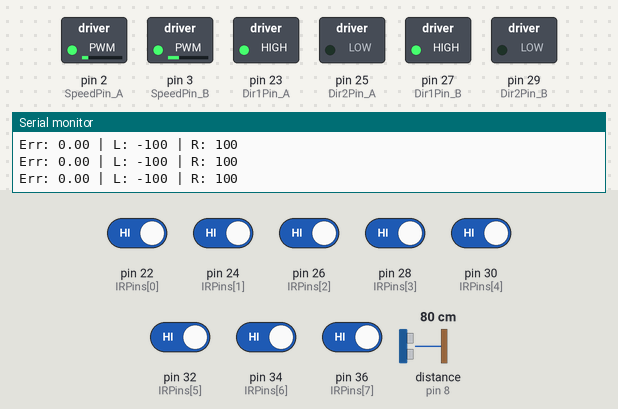
A sketch run on a simulated Arduino Mega 2560, built with avr-gcc and run on an emulated ATmega2560. Shown: switched loads named in the sketch (green lamp = pin HIGH), the last lines printed to the serial monitor. Wiring (inferred from the names in the program): ultrasonic range finder: trigger pin 9; echo pin 8. The inputs (shaded band) are chosen by the test bench; at power-on: pin 22 (IRPins[0]), pin 24 (IRPins[1]), pin 26 (IRPins[2]), pin 28 (IRPins[3]), pin 30 (IRPins[4]), pin 32 (IRPins[5]), pin 34 (IRPins[6]), pin 36 (IRPins[7]) HIGH, distance to the obstacle (sensor on pin 8) 80 cm. The echo pulse lasts 58.3 µs per cm; pins used as bus, display or sensor lines are not drawn.

Above: at 1.2 s.
1.3 s: distance to the obstacle (sensor on pin 8) set to 22 cm
4.3 s: distance to the obstacle (sensor on pin 8) set to 18 cm
At 4.7 s:
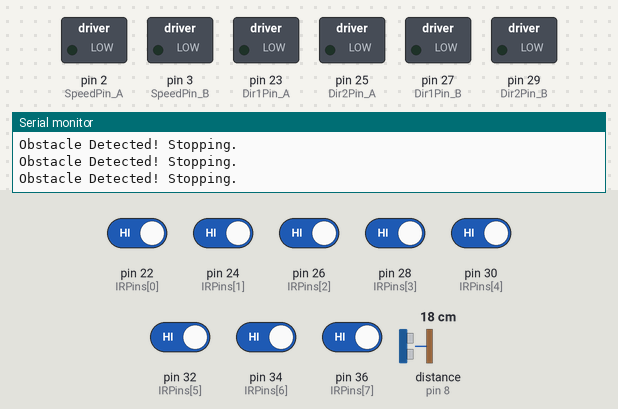
5.8 s: distance to the obstacle (sensor on pin 8) set to 35 cm
At 6.9 s:
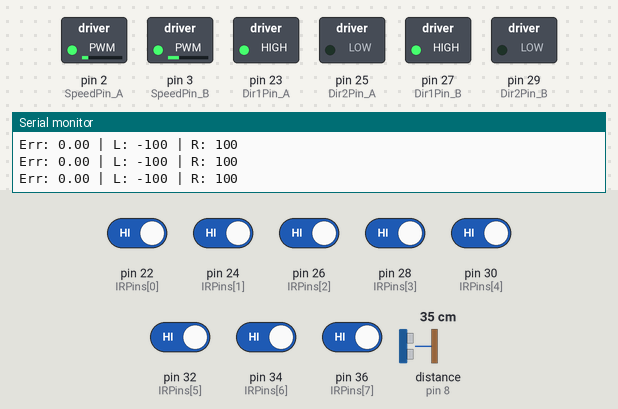
7.3 s: pin 22 (IRPins[0]) driven LOW
At 7.9 s:
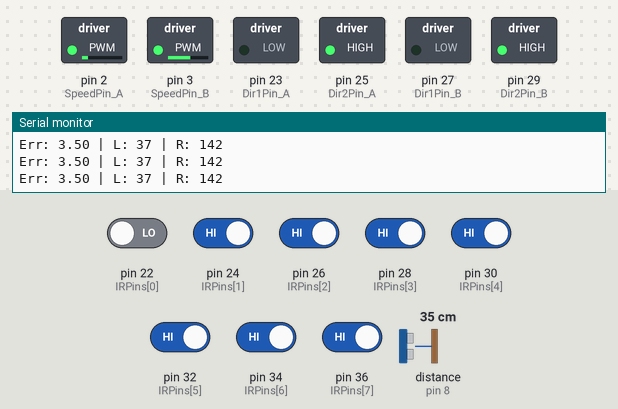
8.8 s: pin 26 (IRPins[2]) driven LOW
11.8 s: pin 32 (IRPins[5]) driven LOW
Timing chart, 0 to 14.8 s (numbered marks = the images above; inputs shaded):
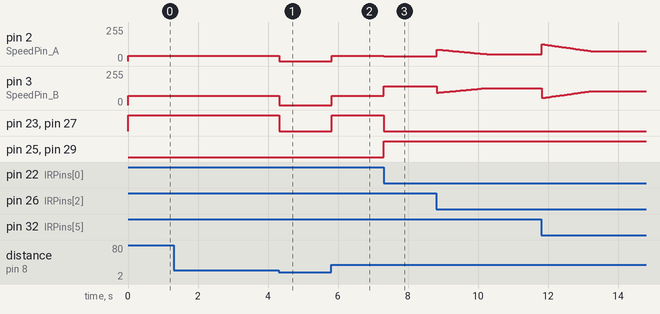

Measured:
- the behaviour switches between 21 and 20 cm on distance to the obstacle (sensor on pin 8) (found by bisection; images 0 and 1)
- after the input at 4.3 s, pin 2 (SpeedPin_A): 40/255 → 0/255 at once; pin 3 (SpeedPin_B): 70/255 → 0/255 at once; pin 23 (Dir1Pin_A), pin 27 (Dir1Pin_B): HIGH → LOW at once
- after the input at 5.8 s, pin 2 (SpeedPin_A): 0/255 → 40/255 at once; pin 3 (SpeedPin_B): 0/255 → 70/255 at once; pin 23 (Dir1Pin_A), pin 27 (Dir1Pin_B): LOW → HIGH at once
- after the input at 7.3 s, pin 2 (SpeedPin_A): 40/255 → 37/255 at once; pin 3 (SpeedPin_B): 70/255 → 142/255 at once; pin 23 (Dir1Pin_A), pin 27 (Dir1Pin_B): HIGH → LOW at once; pin 25 (Dir2Pin_A), pin 29 (Dir2Pin_B): LOW → HIGH at once

The sketch:

hw3_baseline.ino
```cpp
// --- Pin Definitions ---

const int IRPins[8] = {22, 24, 26, 28, 30, 32, 34, 36};
const int Dir1Pin_A = 23; // Left Motor Direction 1
const int Dir2Pin_A = 25; // Left Motor Direction 2
const int SpeedPin_A = 2;   // Left Motor Speed (PWM)
const int Dir1Pin_B = 27; // Right Motor Direction 1
const int Dir2Pin_B = 29; // Right Motor Direction 2
const int SpeedPin_B = 3;   // Right Motor Speed (PWM)
const int EchoPin = 8;
const int TrigPin = 9;

// --- PID Constants (튜닝이 필요한 값들) ---
float Kp = 15.0;
float Ki = 0.0;
float Kd = 35.0;

// --- Global Variables ---
float error = 0;
float lastError = 0;
float integral = 0;
const float midPsn = 3.5; // IR Sensor array's center position
int baseSpeed = 90;      // Base speed of the robot
int avglast = 0;

// --- (추가된 부분) 과거 1000개의 에러 평균을 내기 위한 변수들 ---
const int HISTORY_SIZE =50;
float errorHistory[HISTORY_SIZE];
int historyIndex = 0;
float errorSum = 0.0;
int historyCount = 0;

void setup() {
  Serial.begin(9600);
  for (int i = 0; i < 8; i++) {
    pinMode(IRPins[i], INPUT);
  }
  pinMode(Dir1Pin_A, OUTPUT);
  pinMode(Dir2Pin_A, OUTPUT);
  pinMode(SpeedPin_A, OUTPUT);
  pinMode(Dir1Pin_B, OUTPUT);
  pinMode(Dir2Pin_B, OUTPUT);
  pinMode(SpeedPin_B, OUTPUT);

  pinMode(TrigPin, OUTPUT);
  pinMode(EchoPin, INPUT);

// (추가된 부분) 에러 기록 배열을 0으로 초기화합니다.
  for (int i = 0; i < HISTORY_SIZE; i++) {
    errorHistory[i] = 0.0;
  }
}

void stopMotors() {
  analogWrite(SpeedPin_A, 0);
  analogWrite(SpeedPin_B, 0);
  // 방향 핀도 LOW로 설정하여 모터 드라이버의 부하를 줄여줄 수 있습니다.
  digitalWrite(Dir1Pin_A, LOW);
  digitalWrite(Dir2Pin_A, LOW);
  digitalWrite(Dir1Pin_B, LOW);
  digitalWrite(Dir2Pin_B, LOW);
}

void loop() {
// --- (추가) 0. 초음파 센서로 거리 측정 ---
  long duration;
  float distance;
  // Trig 핀을 잠시 LOW로 만들어 깨끗한 신호를 보낼 준비를 합니다.
  digitalWrite(TrigPin, LOW);
  delayMicroseconds(2);
  // Trig 핀을 10 마이크로초 동안 HIGH로 만들어 초음파를 발사합니다.
  digitalWrite(TrigPin, HIGH);
  delayMicroseconds(10);
  digitalWrite(TrigPin, LOW);
  // Echo 핀이 HIGH가 되는 시간을 측정합니다. (초음파가 돌아온 시간)
  duration = pulseIn(EchoPin, HIGH);
  // 측정된 시간(duration)을 cm 단위의 거리로 변환합니다.
  distance = duration * 0.034 / 2;

  // 디버깅을 위해 측정된 거리를 출력합니다.
  // Serial.print("Distance: ");
  // Serial.print(distance);
  // Serial.print("cm | ");

  // --- (수정) 1. 장애물 감지 및 분기 처리 ---
  // 측정된 거리가 0보다 크고 10cm보다 작으면 장애물로 인식합니다.
  // (distance > 0 조건은 센서의 잘못된 측정값을 걸러내기 위함입니다)
  if (distance < 20 && distance > 0) {
    stopMotors(); // 모터 정지
    Serial.println("Obstacle Detected! Stopping.");
  }
  else {
    // Declare variables at the top of the loop's scope
    int vleft = 0;
    int vright = 0;

    // --- 1. Read Sensor Values ---
    int IRValues[8];
    int min = 8, max = -1;
    int count = 0;
    for (int i = 0; i < 8; i++) {
      IRValues[i] = digitalRead(IRPins[i]);
      if (IRValues[i] == LOW) { // Assuming LOW means the sensor is over the black line
        if (min == 8) min = i;
        max = i;
        count++;
      }
    }

    // --- 2. Process Sensor Data and Control Motors ---
    // If the line is detected
    if (count > 0) {
      float psn = (min + max) / 2.0;

      // --- PID Calculation ---
      error = midPsn - psn;
      integral += error;
      integral = constrain(integral, -400, 400); // Prevent integral windup

      // --- (수정된 부분) Error History 업데이트 및 평균 계산 ---
      // 1. 합계에서 가장 오래된 에러 값을 뺍니다.
      errorSum -= errorHistory[historyIndex];
      // 2. 현재 에러 값을 히스토리 배열과 합계에 추가합니다.
      errorHistory[historyIndex] = error;
      errorSum += error;
      // 3. 다음 저장을 위해 인덱스를 증가시킵니다. (배열 끝에 도달하면 0으로 리셋)
      historyIndex++;
      if (historyIndex >= HISTORY_SIZE) {
          historyIndex = 0;
      }
      // 4. 버퍼가 찰 때까지 저장된 값의 개수를 셉니다.
      if (historyCount < HISTORY_SIZE) {
          historyCount++;
      }

      // 5. 과거 에러 값들의 평균을 계산하여 'lastError'로 사용합니다.
      //    (프로그램 시작 시 0으로 나누는 것을 방지)
      if (historyCount > 0) {
          lastError = errorSum / historyCount;
      } else {
          lastError = 0;
      }

      // 'lastError'에 이전 에러가 아닌 에러 평균값을 사용하여 미분항(Derivative)을 계산합니다.
      float derivative = error - lastError;

      float correction = Kp * error + Ki * integral + Kd * derivative;

      // --- Calculate Motor Speeds ---

      vleft = baseSpeed - correction;
      vright = baseSpeed + correction;


      // Constrain speeds to be within motor driver's capabilities (-255 to 255 for direction control)
      vleft = constrain(vleft, -255, 255);
      vright = constrain(vright, -255, 255);

      // --- Control Left Motor ---
      if (vleft >= 0) {
        digitalWrite(Dir1Pin_A, LOW); // Forward (Swapped)
        digitalWrite(Dir2Pin_A, HIGH);
        analogWrite(SpeedPin_A, vleft);
      } else {
        digitalWrite(Dir1Pin_A, HIGH); // Backward (Swapped)
        digitalWrite(Dir2Pin_A, LOW);
        analogWrite(SpeedPin_A, -vleft); // Speed must be positive
      }

      // --- Control Right Motor ---
      if (vright >= 0) {
        digitalWrite(Dir1Pin_B, LOW); // Forward (Swapped)
        digitalWrite(Dir2Pin_B, HIGH);
        analogWrite(SpeedPin_B, vright);
      } else {
        digitalWrite(Dir1Pin_B, HIGH); // Backward (Swapped)
        digitalWrite(Dir2Pin_B, LOW);
        analogWrite(SpeedPin_B, -vright); // Speed must be positive
      }
    }
    // If the line is lost
    else {
      // Search for the line based on the last known position
      if (lastError > 0) { // Line was on the left, so turn right to find it
        digitalWrite(Dir1Pin_A, HIGH);  digitalWrite(Dir2Pin_A, LOW); // Left motor forward (Swapped)
        digitalWrite(Dir1Pin_B, HIGH); digitalWrite(Dir2Pin_B, LOW);  // Right motor backward (Swapped)
        analogWrite(SpeedPin_A, 70);
        analogWrite(SpeedPin_B, 40);
      }
      else { // Line was on the right, so turn left to find it
        vleft = -100; vright = 100;
        digitalWrite(Dir1Pin_A, HIGH); digitalWrite(Dir2Pin_A, LOW);   // Left motor backward (Swapped)
        digitalWrite(Dir1Pin_B, HIGH);  digitalWrite(Dir2Pin_B, LOW);  // Right motor forward (Swapped)
        analogWrite(SpeedPin_A, 40);
        analogWrite(SpeedPin_B, 70);
      }
    }

    //--- 3. Debugging Output ---
    Serial.print("Err: ");
    Serial.print(error);
    Serial.print(" | L: ");
    Serial.print(vleft);
    Serial.print(" | R: ");
    Serial.println(vright);
  }

  delay(10); // A small delay to stabilize the loop
}
```
